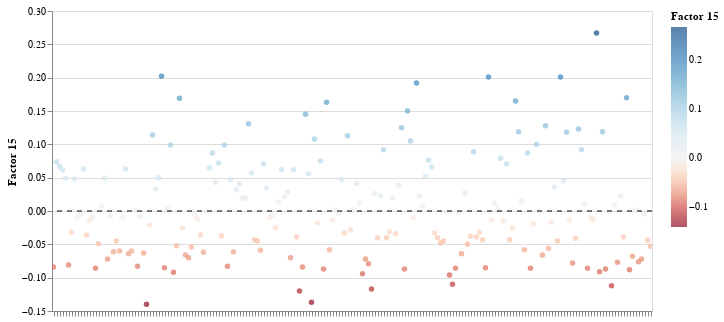

The cell this chart's notebook holds for it:
### Markdown cell above
### Factor Values

### Code cell
plot_factor(model, factor=1)

### Figure 1 — Vega specification as saved in the notebook (floating-point values rounded to 4 significant figures; data arrays with more than 128 entries replaced by an {"elided": "..."} marker saying what was removed)
{"$schema": "https://vega.github.io/schema/vega/v5.json", "data": [{"name": "param_1_store"}, {"name": "source_0", "values": {"elided": "200 records"}}, {"name": "source_1", "values": [{"y": 0}]}, {"name": "source_0_color_domain_Factor 15", "values": [{"min": -0.14, "max": 0.267}]}, {"name": "source_0_concat_0_x_domain_id", "values": {"elided": "200 records"}}], "signals": [{"name": "childHeight", "value": 300}, {"name": "unit", "value": {}, "on": [{"events": "pointermove", "update": "isTuple(group()) ? group() : unit"}]}, {"name": "param_1", "update": "{\"Factor 15\": param_1_Factor_15}"}, {"name": "param_1_Factor_15"}], "marks": [{"type": "group", "name": "concat_0_group", "encode": {"update": {"height": {"signal": "childHeight"}, "width": {"signal": "width"}}}, "signals": [{"name": "param_1_id", "on": [{"events": [{"source": "view", "type": "dblclick"}], "update": "null"}, {"events": {"signal": "param_1_translate_delta"}, "update": "panLinear(param_1_translate_anchor.extent_x, -param_1_translate_delta.x / width)"}, {"events": {"signal": "param_1_zoom_delta"}, "update": "zoomLinear(domain(\"concat_0_x\"), param_1_zoom_anchor.x, param_1_zoom_delta)"}]}, {"name": "param_1_Factor_15", "on": [{"events": [{"source": "view", "type": "dblclick"}], "update": "null"}, {"events": {"signal": "param_1_translate_delta"}, "update": "panLinear(param_1_translate_anchor.extent_y, param_1_translate_delta.y / childHeight)"}, {"events": {"signal": "param_1_zoom_delta"}, "update": "zoomLinear(domain(\"concat_0_y\"), param_1_zoom_anchor.y, param_1_zoom_delta)"}], "push": "outer"}, {"name": "param_1_tuple", "on": [{"events": [{"signal": "param_1_id || param_1_Factor_15"}], "update": "param_1_id && param_1_Factor_15 ? {unit: \"view_1\", fields: param_1_tuple_fields, values: [param_1_id,param_1_Factor_15]} : null"}]}, {"name": "param_1_tuple_fields", "value": [{"field": "id", "channel": "x", "type": "E"}, {"field": "Factor 15", "channel": "y", "type": "R"}]}, {"name": "param_1_translate_anchor", "value": {}, "on": [{"events": [{"source": "scope", "type": "pointerdown"}], "update": "{x: x(unit), y: y(unit), extent_x: domain(\"concat_0_x\"), extent_y: domain(\"concat_0_y\")}"}]}, {"name": "param_1_translate_delta", "value": {}, "on": [{"events": [{"source": "window", "between": [{"source": "scope", "type": "pointerdown"}, {"source": "window", "type": "pointerup"}], "type": "pointermove", "consume": true}], "update": "{x: param_1_translate_anchor.x - x(unit), y: param_1_translate_anchor.y - y(unit)}"}]}, {"name": "param_1_zoom_anchor", "on": [{"events": [{"source": "scope", "type": "wheel", "consume": true}], "update": "{x: invert(\"concat_0_x\", x(unit)), y: invert(\"concat_0_y\", y(unit))}"}]}, {"name": "param_1_zoom_delta", "on": [{"events": [{"source": "scope", "type": "wheel", "consume": true}], "update": "pow(1.001, event.deltaY * pow(16, event.deltaMode))", "force": true}]}, {"name": "param_1_modify", "on": [{"events": {"signal": "param_1_tuple"}, "update": "modify(\"param_1_store\", param_1_tuple, true)"}]}], "marks": [{"type": "symbol", "name": "view_1_marks", "from": {"data": "source_0"}, "encode": {"update": {"opacity": {"value": 0.7}, "fill": {"field": "Factor 15", "scale": "color"}, "y": {"field": "Factor 15", "scale": "concat_0_y"}, "tooltip": {"signal": "{\"id\": isValid(datum[\"id\"]) ? datum[\"id\"] : \"\"+datum[\"id\"], \"Factor 15\": format(datum[\"Factor 15\"], \"\")}"}, "x": {"field": "id", "scale": "concat_0_x"}}}, "clip": true, "interactive": true, "style": ["point"]}, {"type": "rule", "name": "concat_0_layer_1_marks", "from": {"data": "source_1"}, "encode": {"update": {"stroke": {"value": "black"}, "strokeDash": {"value": [5, 5]}, "y": {"field": "y", "scale": "concat_0_y"}, "x2": {"value": 0}, "x": {"field": {"signal": null, "datum": null, "group": "width", "parent": null}}}}, "clip": true, "style": ["rule"], "interactive": false}], "axes": [{"scale": "concat_0_y", "zindex": 0, "ticks": false, "tickCount": {"signal": "ceil(childHeight/40)"}, "labels": false, "maxExtent": 0, "domain": false, "gridScale": "concat_0_x", "minExtent": 0, "aria": false, "orient": "left", "grid": true}, {"scale": "concat_0_x", "orient": "bottom", "labels": false, "labelBaseline": "middle", "labelAlign": "right", "labelAngle": 270, "zindex": 0, "grid": false}, {"scale": "concat_0_y", "tickCount": {"signal": "ceil(childHeight/40)"}, "title": "Factor 15", "zindex": 0, "orient": "left", "grid": false, "labelOverlap": true}], "style": "cell"}], "scales": [{"name": "color", "type": "linear", "domain": [{"signal": "(data(\"source_0_color_domain_Factor 15\")[0] || {}).min"}, {"signal": "(data(\"source_0_color_domain_Factor 15\")[0] || {}).max"}], "range": {"scheme": "redblue"}, "zero": false, "domainMid": 0, "interpolate": "hcl"}, {"name": "concat_0_x", "type": "point", "domain": {"data": "source_0_concat_0_x_domain_id", "field": "id", "sort": true}, "range": [0, {"signal": "width"}], "padding": 0.5}, {"name": "concat_0_y", "type": "linear", "domain": {"fields": [{"data": "source_0", "field": "Factor 15"}, {"data": "source_1", "field": "y"}]}, "range": [{"signal": "childHeight"}, 0], "nice": true, "domainRaw": {"signal": "param_1[\"Factor 15\"]"}, "zero": true}], "legends": [{"fill": "color", "gradientLength": {"signal": "clamp(childHeight, 64, 200)"}, "title": "Factor 15", "encode": {"gradient": {"update": {"opacity": {"value": 0.7}}}}}], "width": 600, "padding": 5, "layout": {"padding": 20, "columns": 1, "bounds": "full", "align": "each"}, "background": "white"}
